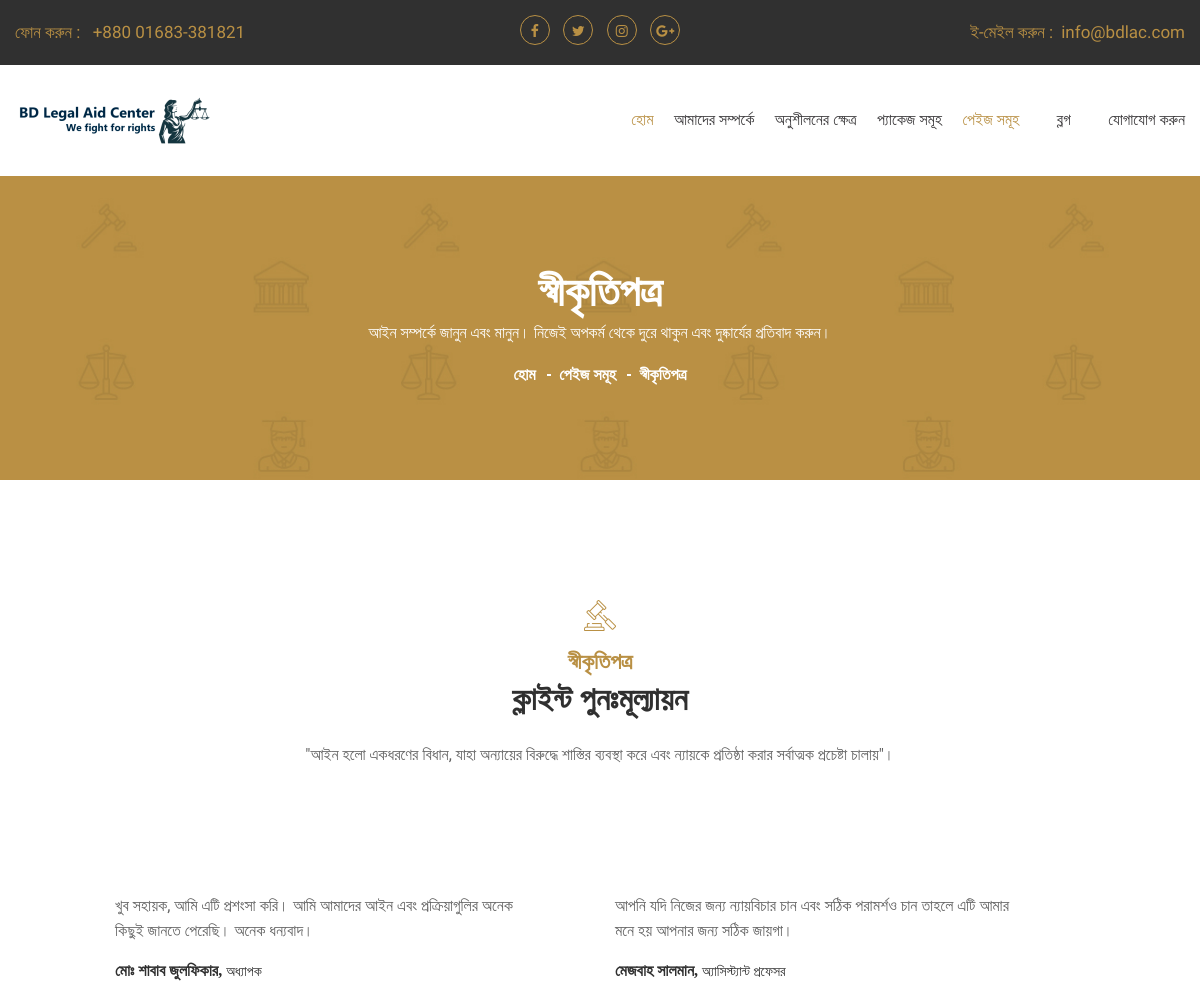
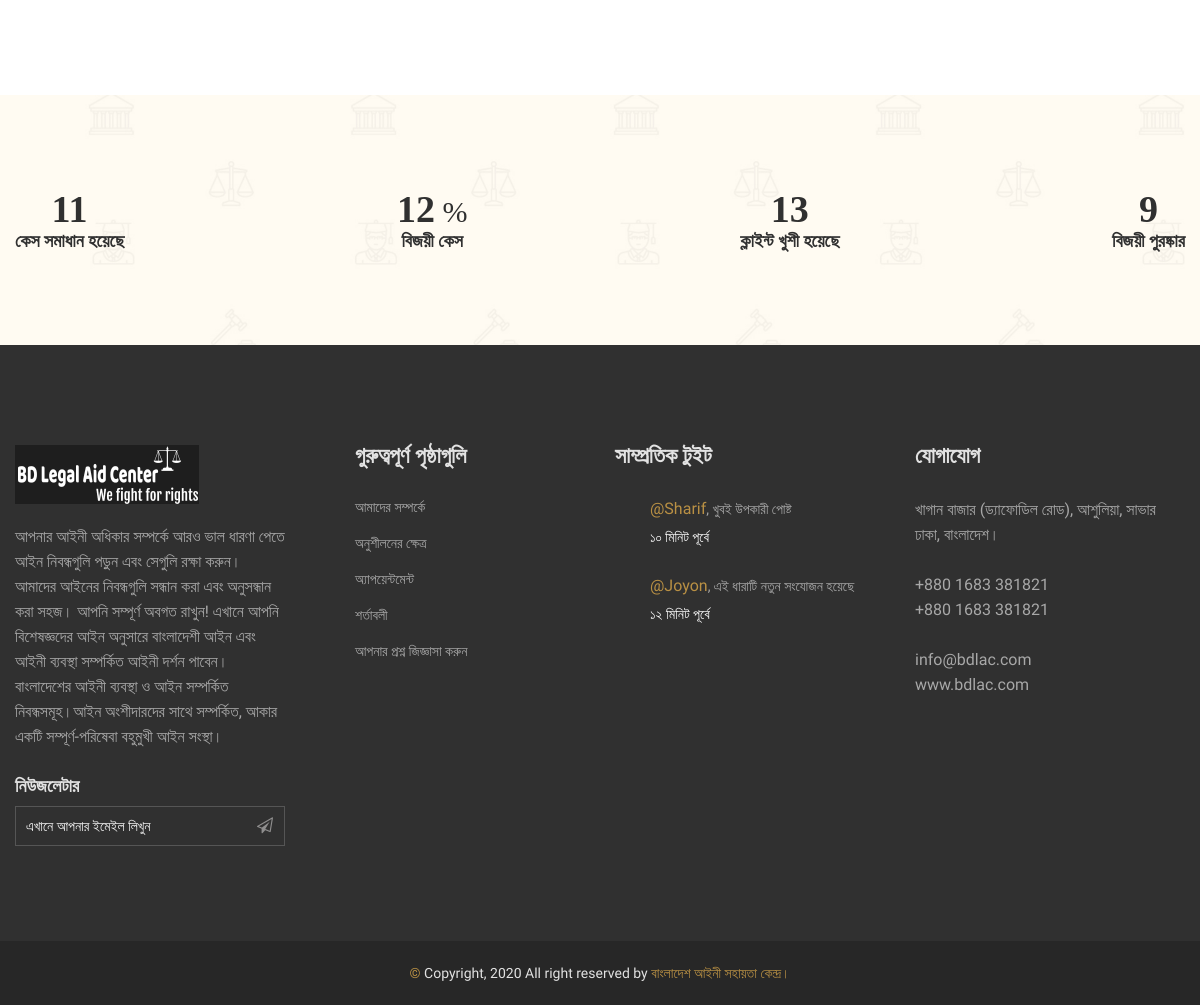
Screenshot of /testimonials.php with the database file from the repository (2 pictures, top to bottom).
### tables this page shows
CREATE TABLE `client_comments` (
  `id` int(11) NOT NULL,
  `name` text NOT NULL,
  `designation` text NOT NULL,
  `comment` text NOT NULL
);

CREATE TABLE `counting_info` (
  `id` int(11) NOT NULL,
  `title` text NOT NULL,
  `count` float NOT NULL,
  `is_percent` tinyint(1) NOT NULL DEFAULT '0'
);

### testimonials.php (the view, shortened to what this page needs)
<?php
require_once './config/connection.php';
$query1="SELECT * from counting_info ";
$result1=mysqli_query($con,$query1) or die ('date Query is not execute !!');
$query2="SELECT * from client_comments ORDER BY RAND() LIMIT 2";
$result2=mysqli_query($con,$query2) or die ('date Query is not execute !!');
?>
<!doctype html>
<html class="no-js" lang="en">
<head>
    <link rel="stylesheet" href="css/droid.css">
    <link rel="stylesheet" href="css/icofont.css">
    <link rel="stylesheet" href="css/font-awesome.min.css">
	<link rel="stylesheet" href="css/animate.css">
	<link rel="stylesheet" href="css/owl.carousel.min.css">
	<link rel="stylesheet" href="css/jquery.datepicker.css">
	<link rel="stylesheet" href="css/zabuto_calendar.css">
	<link rel="stylesheet" href="css/meanmenu.min.css">
	<link rel="stylesheet" href="css/venobox.css">
	<link rel="stylesheet" href="css/bootstrap.min.css">
	<link rel="stylesheet" href="style.css">
	<link rel="stylesheet" href="css/responsive.css">
</head>
<body>
	<div class="wrapper">
		<header>
		    <div class="header-container">
		        <div class="header-top-area default-bg">
		            <div class="container">
		                <div class="row row-75">
                            <div class="header-top-wrap col-12">
                                <div class="row">
                                    <div class="col-md-4 col-xl-3">
                                        <div class="header-top-left">
                                            <p>ফোন করুন : <a href="#"> +880 01683-381821</a></p>
                                        </div>
                                    </div>
                                    <div class="col-md-4 col-xl-6">
                                        <div class="header-top-middle text-center">
                                            <ul class="social-link">
                                                <li><a href="#"><i class="fa fa-facebook"></i></a></li>
                                                <li><a href="#"><i class="fa fa-twitter"></i></a></li>
                                                <li><a href="#"><i class="fa fa-instagram"></i></a></li>
                                                <li><a href="#"><i class="fa fa-google-plus"></i></a></li>
                                            </ul>
                                        </div>
                                    </div>
                                    <div class="col-md-4 col-xl-3">
                                        <div class="header-top-right">
                                            <p>ই-মেইল করুন :<a href="#">info@bdlac.com</a></p>
                                        </div>
                                    </div>
                                </div>
                            </div>
		                </div>
		            </div>
		        </div>
		        <div class="header-bottom-area header-sticky">
		            <div class="container">
		                <div class="row align-items-center">
		                    <div class="col-md-3">
		                        <div class="header-logo">
		                            <a href="index.php"><img src="img/logo/logo4.PNG" alt=""></a>
		                        </div>
		                    </div>
		                    <div class="col-md-9">
		                        <div class="header-menu-area text-right">
		                            <nav>
		                                <ul class="main-menu">
		                                    <li class="active"><a href="index.php">হোম</a></li>
		                                    <li><a href="about.php">আমাদের সম্পর্কে</a></li>
		                                    <li><a href="service.php">অনুশীলনের ক্ষেত্র</a></li>
		                                    <li><a href="pricing-plan.php">প্যাকেজ সমূহ</a></li>
		                                    <li class="active"><a href="#">পেইজ সমূহ</a>
		                                    </li>
		                                    <li><a href="blog.php">ব্লগ</a>
		                                    </li>
		                                    <li><a href="contact.php">যোগাযোগ করুন</a></li>
		                                </ul>
		                            </nav>
		                        </div>
		                    </div>
		                </div>
		                <div class="row">
                            <div class="col-12">
                            </div>
                        </div>
		            </div>
		        </div>
		    </div>
		</header>
		<div class="page-banner-area bg-img-3 pt-95 pb-90">
		    <div class="container">
		        <div class="row">
		            <div class="page-banner-content col-12 text-center">
                        <h2>স্বীকৃতিপত্র</h2>
                        <p>আইন সম্পর্কে জানুন এবং মানুন। নিজেই অপকর্ম থেকে দুরে থাকুন এবং দুষ্কার্যের প্রতিবাদ করুন।</p>
		                <ul class="breadcrumb-pagination">
		                    <li><a href="index.php">হোম</a></li>
		                    <li>পেইজ সমূহ</li>
		                    <li>স্বীকৃতিপত্র</li>
		                </ul>
		            </div>
		        </div>
		    </div>
		</div>
		<div class="all-testimonial-area pt-120 pb-70">
		    <div class="container">
		        <div class="row">
		            <div class="col-12">
                        <div class="section-title text-center mb-80">
                           <img src="img/icon/icon1.png" alt="">
                            <h4>স্বীকৃতিপত্র</h4>
                            <h2>ক্লাইন্ট পুনঃমূল্যায়ন</h2>
                            <p>"আইন হলো একধরণের বিধান, যাহা অন্যায়ের বিরুদ্ধে শাস্তির ব্যবস্থা করে এবং ন্যায়কে প্রতিষ্ঠা করার সর্বাত্মক প্রচেষ্টা চালায়"। </p>
                        </div>
		            </div>
		        </div>
		        <div class="row">
                    <div class="col-lg-10 col-12 ml-auto mr-auto">
                        <div class="row">
							<?php
								if(mysqli_num_rows($result2) > 0)
								{
									while($row = mysqli_fetch_array($result2))
									{
										?>
								<div class="col-md-6">
								<div class="single-testimonial mb-50">
									<div class="testimonial-content">
										<i class="icofont icofont-quote-right"></i>
										<p><?php echo $row['comment'];?></p>
									</div>
									<div class="testimonial-author">
										<h5><?php echo $row['name'];?>, <span><?php echo $row['designation'];?></span></h5>
									</div>
								</div>
								</div>
										<?php
									}
								}
								?>
                        </div>
                    </div>
		        </div>
		    </div>
		</div>
		<div class="fun-factor-area bg-img pt-95 pb-90">
		    <div class="container">
		        <div class="row justify-content-between">
					<?php
						if(mysqli_num_rows($result1) > 0)
						{
							while($row = mysqli_fetch_array($result1))
							{
								?>
							<div class="col fun-factor-wrap">
							<?php
								if($row['is_percent']){
									echo '<h2><span class="counter">'.$row['count'].'</span> % </h2>';
								}
								else{
									echo '<h2><span class="counter">'.$row['count'].'</span>  </h2>';
								}
								?>
							<span><?php echo $row['title'];?></span>
						</div>
								<?php
							}
						}
						?>
		        </div>
		    </div>
		</div>
		<footer>
		    <div class="footer-container">
		        <div class="footer-top-area black-bg pt-100 pb-65">
		            <div class="container">
		                <div class="row">
		                    <div class="col-md-6 col-lg-3">
		                        <div class="single-footer-widget mb-30">
                                    <a class="footer-logo" href="index.php"><img src="img/logo/logo5.png" alt=""></a>
		                            <p>আপনার আইনী অধিকার সম্পর্কে আরও ভাল ধারণা পেতে আইন নিবন্ধগুলি পড়ুন এবং সেগুলি রক্ষা করুন। আমাদের আইনের নিবন্ধগুলি সন্ধান করা এবং অনুসন্ধান করা সহজ। আপনি  সম্পূর্ণ অবগত রাখুন! এখানে আপনি বিশেষজ্ঞদের আইন অনুসারে বাংলাদেশী আইন এবং আইনী ব্যবস্থা সম্পর্কিত আইনী দর্শন পাবেন। বাংলাদেশের আইনী ব্যবস্থা ও আইন সম্পর্কিত নিবন্ধসমূহ।আইন অংশীদারদের সাথে সম্পর্কিত, আকার একটি সম্পূর্ণ-পরিষেবা বহুমুখী আইন সংস্থা।</p>
		                            <h4 class="newslatter-title">নিউজলেটার</h4>
		                            <form action="http://devitems.us11.list-manage.com/subscribe/post?u=6bbb9b6f5827bd842d9640c82&amp;id=05d85f18ef" method="post" id="mc-embedded-subscribe-form" name="mc-embedded-subscribe-form" class="footer-subscribe-form validate" target="_blank" novalidate>
                                       <div id="mc_embed_signup_scroll">
                                          <div id="mc-form" class="mc-form subscribe-form" >
                                            <input id="mc-email" type="email" autocomplete="off" placeholder="এখানে আপনার ইমেইল লিখুন" />
                                            <button id="mc-submit"><i class="fa fa-paper-plane-o"></i></button>
                                          </div>
                                       </div>
                                   </form>
		                        </div>
		                    </div>
		                    <div class="col-md-6 col-lg-3 footer-menu">
		                        <div class="single-footer-widget mb-30">
		                            <h3 class="footer-title">গুরুত্বপূর্ণ পৃষ্ঠাগুলি</h3>
		                            <ul>
		                                <li><a href="about.php">আমাদের সম্পর্কে</a></li>
		                                <li><a href="service.php">অনুশীলনের ক্ষেত্র</a></li>
		                                <li><a href="appointments.php">অ্যাপয়েন্টমেন্ট</a></li>
		                                <li><a href="#">শর্তাবলী</a></li>
		                                <li><a href="#">আপনার প্রশ্ন জিজ্ঞাসা করুন</a></li>
		                            </ul>
		                        </div>
		                    </div>
		                    <div class="col-md-6 col-lg-3">
		                        <div class="single-footer-widget mb-30">
		                            <h3 class="footer-title">সাম্প্রতিক টুইট</h3>
		                            <ul class="footer-tweet">
		                                <li>
		                                    <p><a href="#">@Sharif</a>, খুবই উপকারী পোষ্ট </p>
		                                    <span class="time"><a href="#">১০ মিনিট পূর্বে</a></span>
		                                </li>
		                                <li>
		                                    <p><a href="#">@Joyon</a>, এই ধারাটি নতুন সংযোজন হয়েছে </p>
		                                    <span class="time"><a href="#">১২ মিনিট পূর্বে</a></span>
		                                </li>
		                            </ul>
		                        </div>
		                    </div>
		                    <div class="col-md-6 col-lg-3">
		                        <div class="single-footer-widget mb-30">
		                            <h3 class="footer-title">যোগাযোগ</h3>
		                            <p>খাগান বাজার (ড্যাফোডিল রোড), আশুলিয়া, সাভার <br> ঢাকা, বাংলাদেশ।</p>
		                            <p class="contact-info">
		                                <a href="#">+880 1683 381821</a>
		                                <a href="#">+880 1683 381821</a>
		                            </p>
		                            <p class="contact-info">
		                                <a href="#">info@bdlac.com</a>
		                                <a href="#">www.bdlac.com</a>
		                            </p>
		                        </div>
		                    </div>
		                </div>
		            </div>
		        </div>
		        <div class="footer-bottom-area pt-20 pb-20">
		            <div class="container text-center">
		               <p><span>&copy;</span> Copyright, 2020 All right reserved by <a href="#">বাংলাদেশ আইনী সহায়তা কেন্দ্র।</a></p>
		            </div>
		        </div>
		    </div>
		</footer>
	</div>
</body>
</html>

### css/responsive.css (style rules this page uses)
@media (min-width: 1200px) and (max-width: 1500px) { .row-75 { margin-left: -15px; margin-right: -15px; } }
@media (min-width: 1200px) and (max-width: 1500px) { .header-top-wrap { padding: 15px 15px; } }

### rows the page displays
client_comments: comment "খুব সহায়ক, আমি এটি প্রশংসা করি। আমি আমাদের আইন এবং প্রক্রিয়াগুলির অনেক কিছুই জানতে পেরেছি। অনেক ধন্যবাদ।", name "মোঃ শাবাব জুলফিকার", designation "অধ্যাপক"
client_comments: comment "আপনি যদি নিজের জন্য ন্যায়বিচার চান এবং সঠিক পরামর্শও চান তাহলে এটি আমার মনে হয় আপনার জন্য সঠিক জায়গা।", name "মেজবাহ সালমান", designation "অ্যাসিস্ট্যান্ট প্রফেসর"
counting_info: count "11", title "কেস সমাধান হয়েছে"
counting_info: count "12", title "বিজয়ী কেস"
counting_info: count "13", title "ক্লাইন্ট খুশী হয়েছে"
counting_info: count "9", title "বিজয়ী পুরষ্কার"
